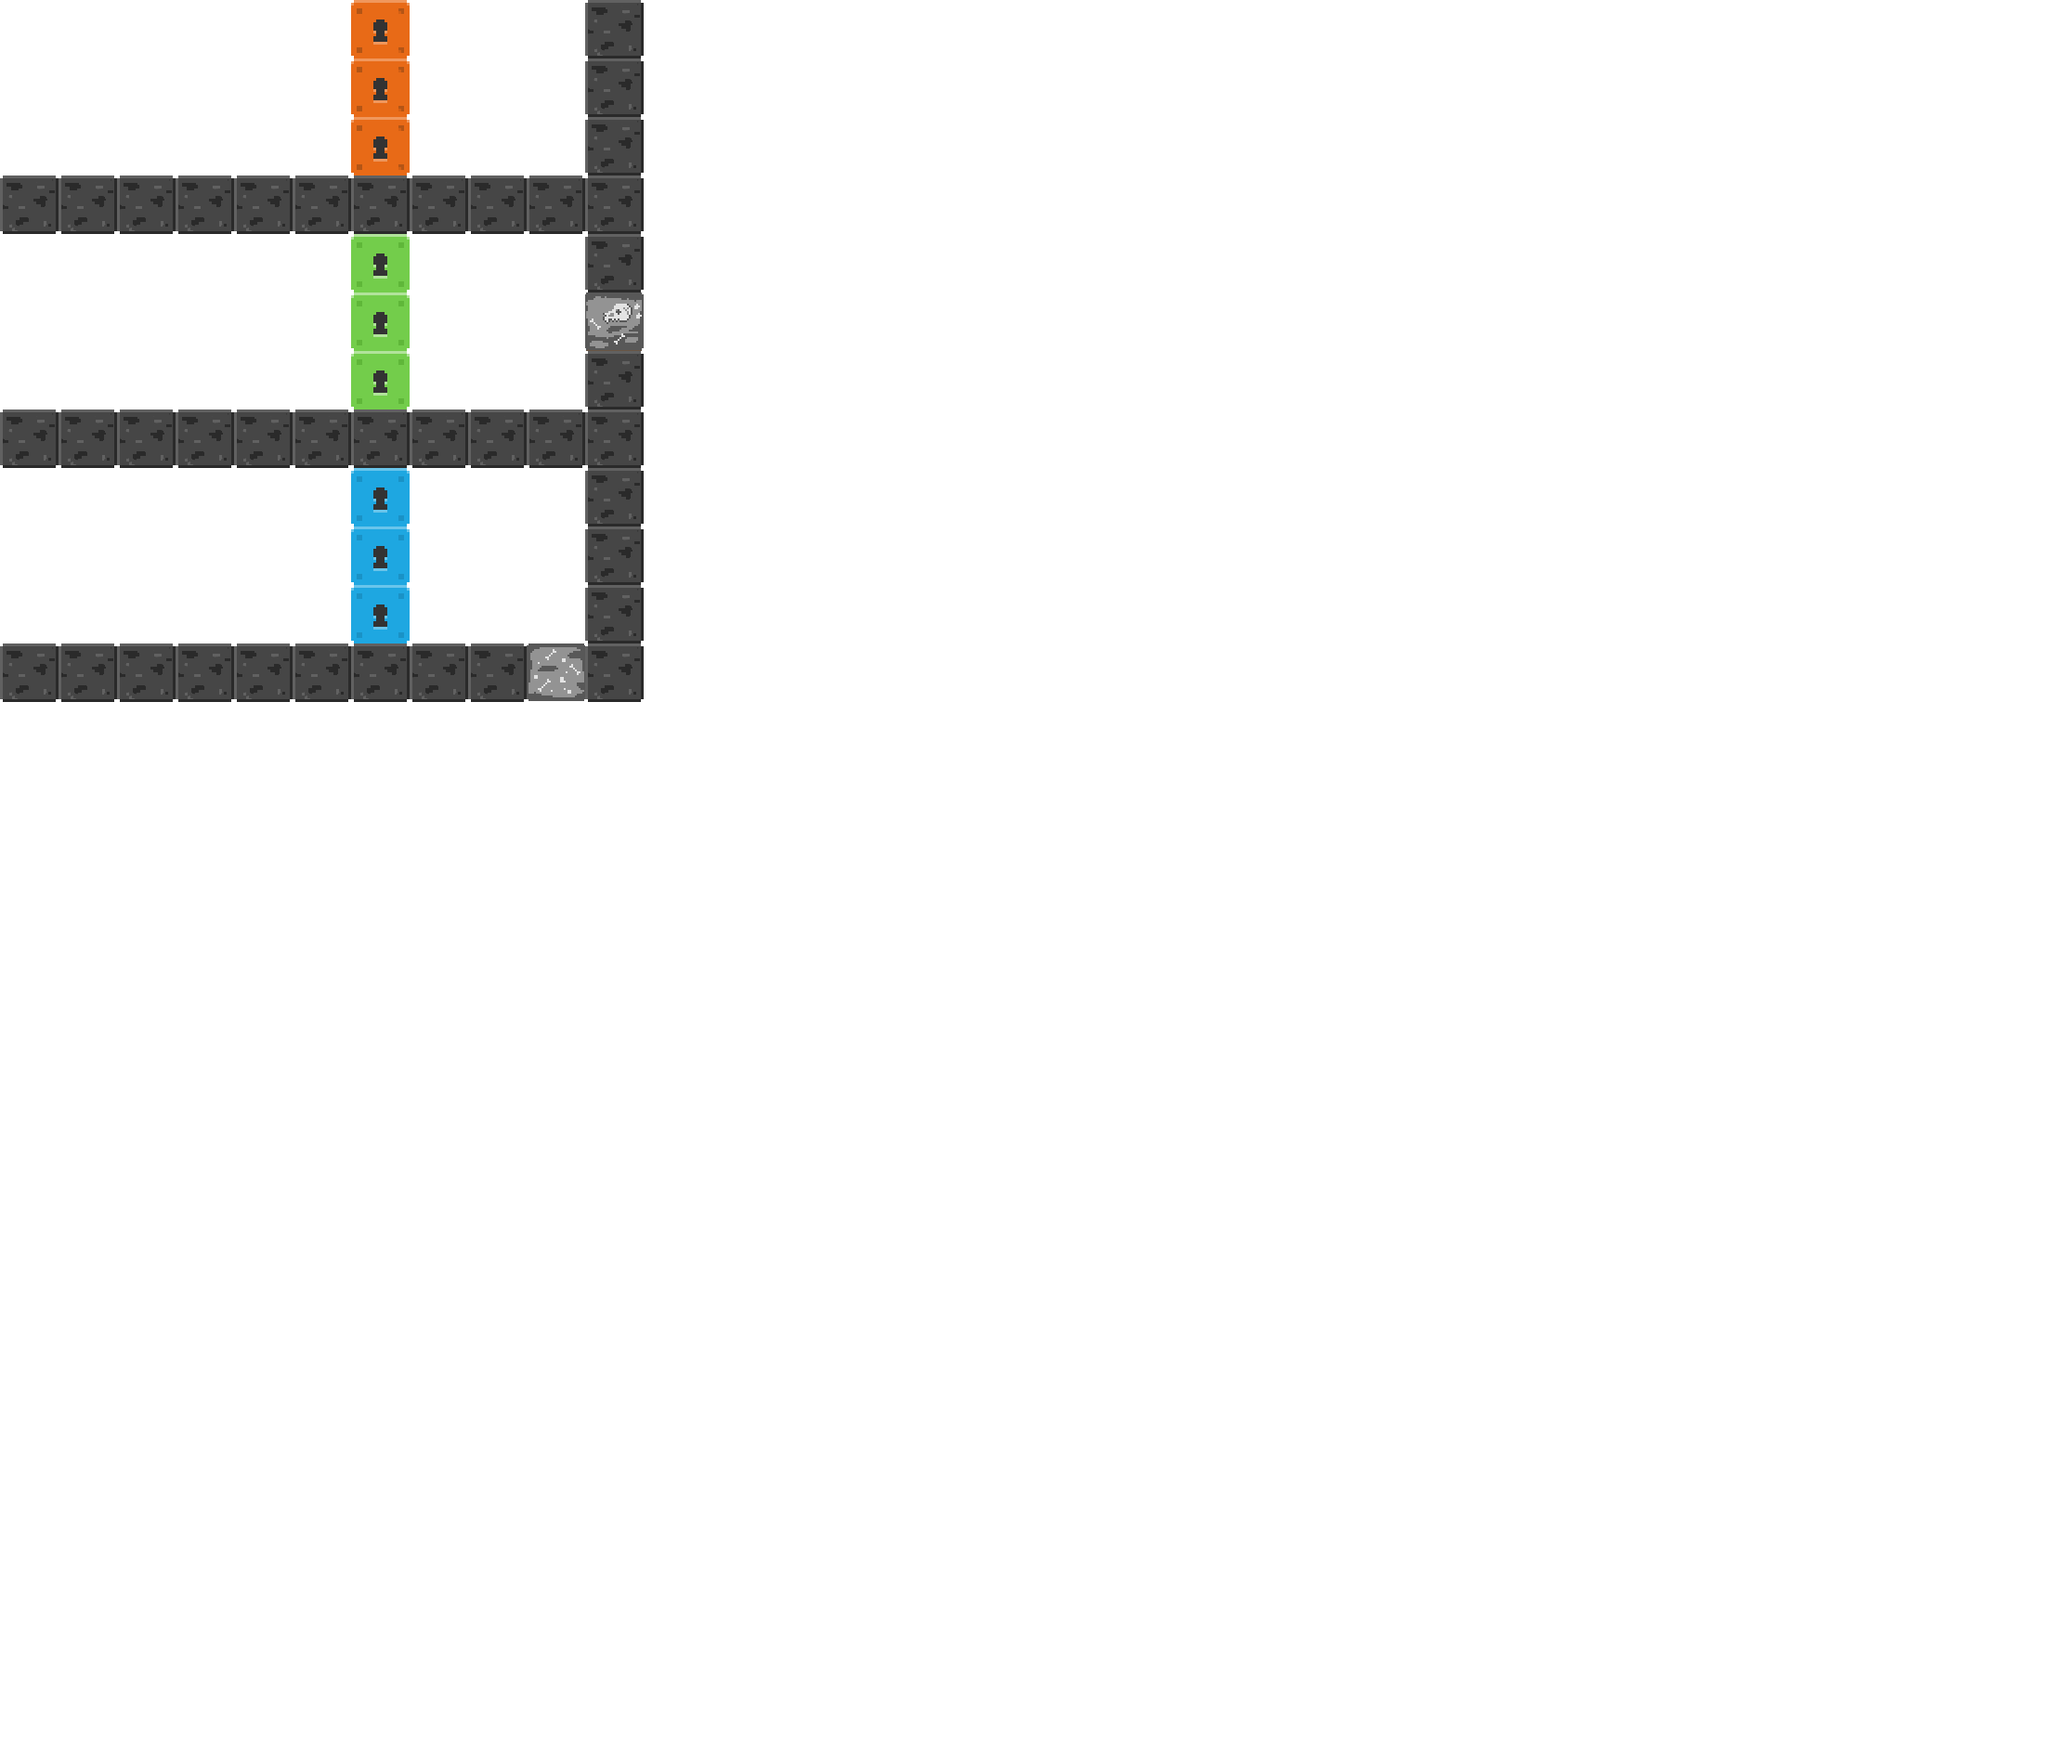

This is a level from a 2D game, rendered from its Tiled map with the project's own tilesets. A one-line summary and the map file follow, with tile-layer data summarised:
An orthogonal 35x30 tile map with 63x63 px tiles, 1 tile layer (World) and 9 objects (3x spawn, 3x exit, 3x button).

<map version="1.2" tiledversion="1.3.4" orientation="orthogonal" renderorder="right-down" width="35" height="30" tilewidth="63" tileheight="63" infinite="0" backgroundcolor="#ffffff" nextlayerid="8" nextobjectid="113">
 <editorsettings>
  <export target="map4.json" format="json" />
 </editorsettings>
 <tileset firstgid="1" name="tilemap" tilewidth="63" tileheight="63" tilecount="900" columns="30">
  <image source="../images/tilemap.png" width="1890" height="1890" />
 </tileset>
 <objectgroup id="7" name="Objects">
  <object id="53" name="red" type="spawn" x="127" y="126">
   <point />
  </object>
  <object id="54" name="green" type="spawn" x="126" y="378">
   <point />
  </object>
  <object id="55" name="blue" type="spawn" x="126" y="630">
   <point />
  </object>
  <object id="107" type="exit" gid="169" x="504" y="693" width="63" height="63" />
  <object id="108" type="exit" gid="169" x="504" y="441" width="63" height="63" />
  <object id="109" type="exit" gid="169" x="504" y="189" width="63" height="63" />
  <object id="110" type="button" gid="105" x="315" y="189" width="63" height="63" />
  <object id="111" type="button" gid="76" x="315" y="441" width="63" height="63" />
  <object id="112" type="button" gid="106" x="315" y="693" width="63" height="63" />
 </objectgroup>
 <layer id="1" name="World" width="35" height="30">
  <data>[1050 cells, 51 non-empty, 6 distinct tile ids]</data>
 </layer>
</map>
